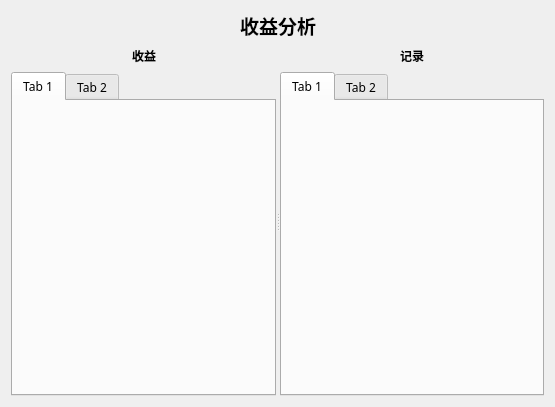
<?xml version="1.0" encoding="UTF-8"?>
<ui version="4.0">
 <class>BenefitAnalysisForm</class>
 <widget class="QWidget" name="BenefitAnalysisForm">
  <property name="geometry">
   <rect>
    <x>0</x>
    <y>0</y>
    <width>555</width>
    <height>407</height>
   </rect>
  </property>
  <property name="windowTitle">
   <string>Form</string>
  </property>
  <layout class="QVBoxLayout" name="verticalLayout_3">
   <item>
    <layout class="QHBoxLayout" name="horizontalLayout">
     <item>
      <spacer name="horizontalSpacer">
       <property name="orientation">
        <enum>Qt::Horizontal</enum>
       </property>
       <property name="sizeType">
        <enum>QSizePolicy::Expanding</enum>
       </property>
       <property name="sizeHint" stdset="0">
        <size>
         <width>40</width>
         <height>20</height>
        </size>
       </property>
      </spacer>
     </item>
     <item>
      <widget class="QLabel" name="label">
       <property name="sizePolicy">
        <sizepolicy hsizetype="Preferred" vsizetype="Fixed">
         <horstretch>0</horstretch>
         <verstretch>0</verstretch>
        </sizepolicy>
       </property>
       <property name="font">
        <font>
         <family>微软雅黑</family>
         <pointsize>14</pointsize>
         <weight>75</weight>
         <bold>true</bold>
        </font>
       </property>
       <property name="text">
        <string>收益分析</string>
       </property>
      </widget>
     </item>
     <item>
      <spacer name="horizontalSpacer_2">
       <property name="orientation">
        <enum>Qt::Horizontal</enum>
       </property>
       <property name="sizeHint" stdset="0">
        <size>
         <width>40</width>
         <height>20</height>
        </size>
       </property>
      </spacer>
     </item>
    </layout>
   </item>
   <item>
    <widget class="QSplitter" name="splitter">
     <property name="orientation">
      <enum>Qt::Horizontal</enum>
     </property>
     <widget class="QWidget" name="">
      <layout class="QVBoxLayout" name="verticalLayout">
       <item>
        <layout class="QHBoxLayout" name="horizontalLayout_2">
         <item>
          <spacer name="horizontalSpacer_3">
           <property name="orientation">
            <enum>Qt::Horizontal</enum>
           </property>
           <property name="sizeHint" stdset="0">
            <size>
             <width>40</width>
             <height>20</height>
            </size>
           </property>
          </spacer>
         </item>
         <item>
          <widget class="QLabel" name="benefitTabel">
           <property name="font">
            <font>
             <family>微软雅黑</family>
             <weight>75</weight>
             <bold>true</bold>
            </font>
           </property>
           <property name="text">
            <string>收益</string>
           </property>
          </widget>
         </item>
         <item>
          <spacer name="horizontalSpacer_4">
           <property name="orientation">
            <enum>Qt::Horizontal</enum>
           </property>
           <property name="sizeHint" stdset="0">
            <size>
             <width>40</width>
             <height>20</height>
            </size>
           </property>
          </spacer>
         </item>
        </layout>
       </item>
       <item>
        <widget class="QTabWidget" name="benefitTabWidget">
         <property name="font">
          <font>
           <family>黑体</family>
          </font>
         </property>
         <widget class="QWidget" name="generalTab">
          <attribute name="title">
           <string>Tab 1</string>
          </attribute>
         </widget>
         <widget class="QWidget" name="commodityTab">
          <attribute name="title">
           <string>Tab 2</string>
          </attribute>
         </widget>
        </widget>
       </item>
      </layout>
     </widget>
     <widget class="QWidget" name="">
      <layout class="QVBoxLayout" name="verticalLayout_2">
       <item>
        <layout class="QHBoxLayout" name="horizontalLayout_3">
         <item>
          <spacer name="horizontalSpacer_5">
           <property name="orientation">
            <enum>Qt::Horizontal</enum>
           </property>
           <property name="sizeHint" stdset="0">
            <size>
             <width>40</width>
             <height>20</height>
            </size>
           </property>
          </spacer>
         </item>
         <item>
          <widget class="QLabel" name="recordTabel">
           <property name="font">
            <font>
             <family>微软雅黑</family>
             <weight>75</weight>
             <bold>true</bold>
            </font>
           </property>
           <property name="text">
            <string>记录</string>
           </property>
          </widget>
         </item>
         <item>
          <spacer name="horizontalSpacer_6">
           <property name="orientation">
            <enum>Qt::Horizontal</enum>
           </property>
           <property name="sizeHint" stdset="0">
            <size>
             <width>40</width>
             <height>20</height>
            </size>
           </property>
          </spacer>
         </item>
        </layout>
       </item>
       <item>
        <widget class="QTabWidget" name="recordTabWidget">
         <property name="font">
          <font>
           <family>黑体</family>
          </font>
         </property>
         <property name="currentIndex">
          <number>0</number>
         </property>
         <widget class="QWidget" name="roomTab">
          <attribute name="title">
           <string>Tab 1</string>
          </attribute>
         </widget>
         <widget class="QWidget" name="bonusTab">
          <attribute name="title">
           <string>Tab 2</string>
          </attribute>
         </widget>
        </widget>
       </item>
      </layout>
     </widget>
    </widget>
   </item>
  </layout>
 </widget>
 <resources/>
 <connections/>
</ui>
